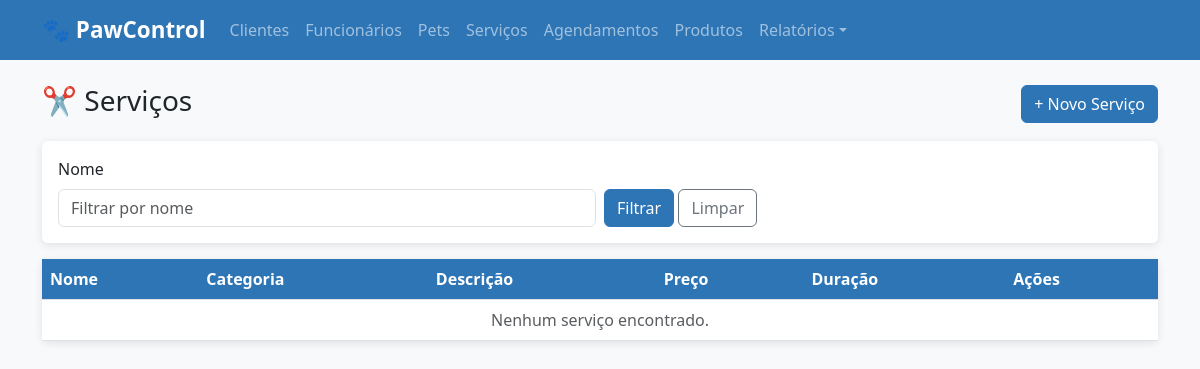
/servicos/, run on an earlier commit of the app's database.
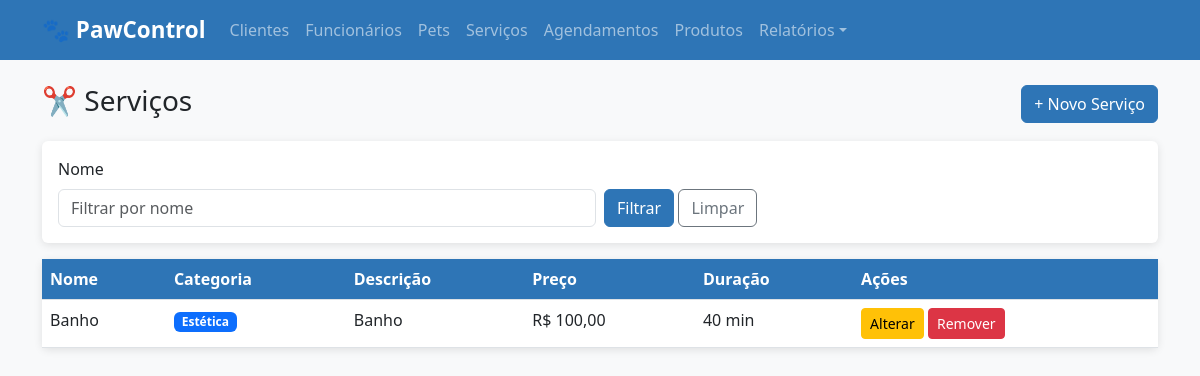
And on a later commit of the database.
### core/models.py (models this page shows, shortened)
class Servico(models.Model):
    CATEGORIA_CHOICES = [
        ('Estética', 'Estética'),
        ('Saúde', 'Saúde'),
        ('Hospedagem', 'Hospedagem'),
        ('Outros', 'Outros'),
    ]
    nome = models.CharField(max_length=150, unique=True)
    descricao = models.TextField(max_length=500, blank=True, null=True, verbose_name='Descrição')
    preco = models.DecimalField(max_digits=10, decimal_places=2, verbose_name='Preço')
    duracao_estimada = models.PositiveIntegerField(verbose_name='Duração Estimada (min)')
    categoria = models.CharField(max_length=20, choices=CATEGORIA_CHOICES, default='Outros', verbose_name='Categoria')
    @property
    def preco_formatado(self):
        return f"R$ {self.preco:,.2f}".replace(',', 'X').replace('.', ',').replace('X', '.')
    @property
    def duracao_formatada(self):
        if self.duracao_estimada >= 60:
            horas = self.duracao_estimada // 60
            minutos = self.duracao_estimada % 60
            if minutos > 0:
                return f"{horas}h{minutos}min"
            return f"{horas}h"
        return f"{self.duracao_estimada} min"
    class Meta:
        ordering = ['nome']
        verbose_name = 'Serviço'
        verbose_name_plural = 'Serviços'

### core/views.py (the view)
# urls.py: path('servicos/', views.servico_listar, name='servico_listar'),
def servico_listar(request):
    nome = request.GET.get('nome', '')
    servicos = Servico.objects.all()
    if nome:
        servicos = servicos.filter(nome__icontains=nome)
    return render(request, 'core/servico_listar.html', {'servicos': servicos, 'nome': nome})

### core/templates/core/servico_listar.html (shortened to what this page needs)
{% extends "core/base.html" %}
{% block content %}
<div class="d-flex justify-content-between align-items-center mb-3"><h3>✂️ Serviços</h3><a href="{% url 'servico_inserir' %}" class="btn btn-primary">+ Novo Serviço</a></div>
<div class="card p-3 mb-3"><form method="get" class="row g-2 align-items-end">
    <div class="col-md-6"><label class="form-label">Nome</label><input type="text" name="nome" value="{{ nome }}" class="form-control" placeholder="Filtrar por nome"></div>
    <div class="col-md-6"><button type="submit" class="btn btn-primary">Filtrar</button> <a href="{% url 'servico_listar' %}" class="btn btn-outline-secondary">Limpar</a></div>
</form></div>
<div class="card"><div class="table-responsive"><table class="table table-hover mb-0"><thead><tr><th>Nome</th><th>Categoria</th><th>Descrição</th><th>Preço</th><th>Duração</th><th>Ações</th></tr></thead><tbody>
{% for s in servicos %}<tr ondblclick="window.location='{% url 'servico_detalhar' s.pk %}'" style="cursor:pointer"><td>{{ s.nome }}</td><td>{% if s.categoria == "Estética" %}<span class="badge bg-primary">{{ s.categoria }}</span>{% elif s.categoria == "Saúde" %}<span class="badge bg-danger">{{ s.categoria }}</span>{% elif s.categoria == "Hospedagem" %}<span class="badge bg-success">{{ s.categoria }}</span>{% else %}<span class="badge bg-secondary">{{ s.categoria }}</span>{% endif %}</td><td>{{ s.descricao|default:"-" }}</td><td>{{ s.preco_formatado }}</td><td>{{ s.duracao_formatada }}</td><td><a href="{% url 'servico_alterar' s.pk %}" class="btn btn-sm btn-warning">Alterar</a> <a href="{% url 'servico_remover' s.pk %}" class="btn btn-sm btn-danger">Remover</a></td></tr>{% empty %}<tr><td colspan="6" class="text-center text-muted">Nenhum serviço encontrado.</td></tr>{% endfor %}
</tbody></table></div></div>
{% endblock %}

What changed in the data, as far as the page shows it:
added Servico: nome "Banho", categoria "Estética", descricao "Banho", preco_formatado "R$ 100,00", duracao_formatada "40 min"
Also different on the page:
text no longer shown: "Nenhum serviço encontrado."
